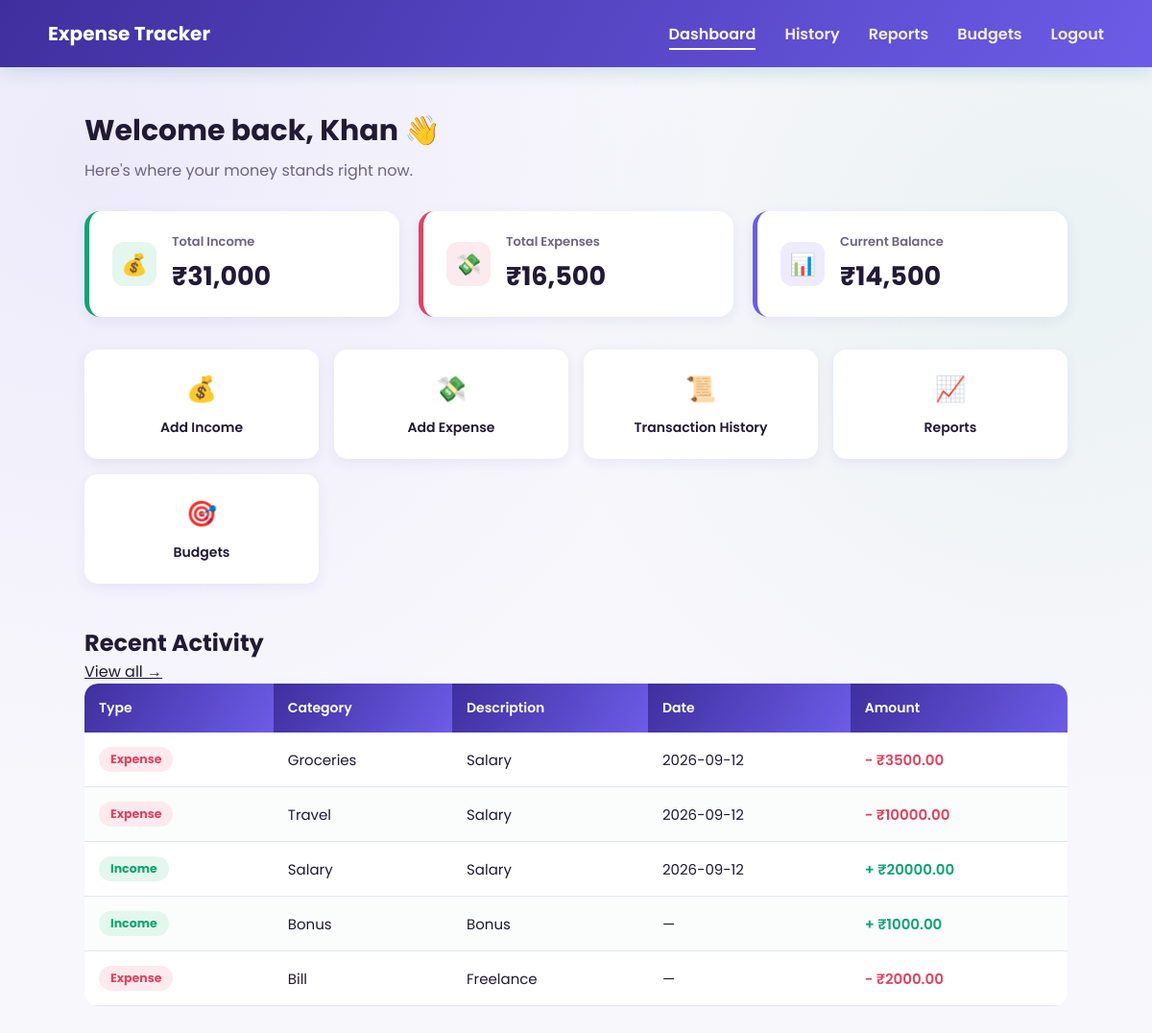
The page /dashboard (signed in) on the database as committed earlier.
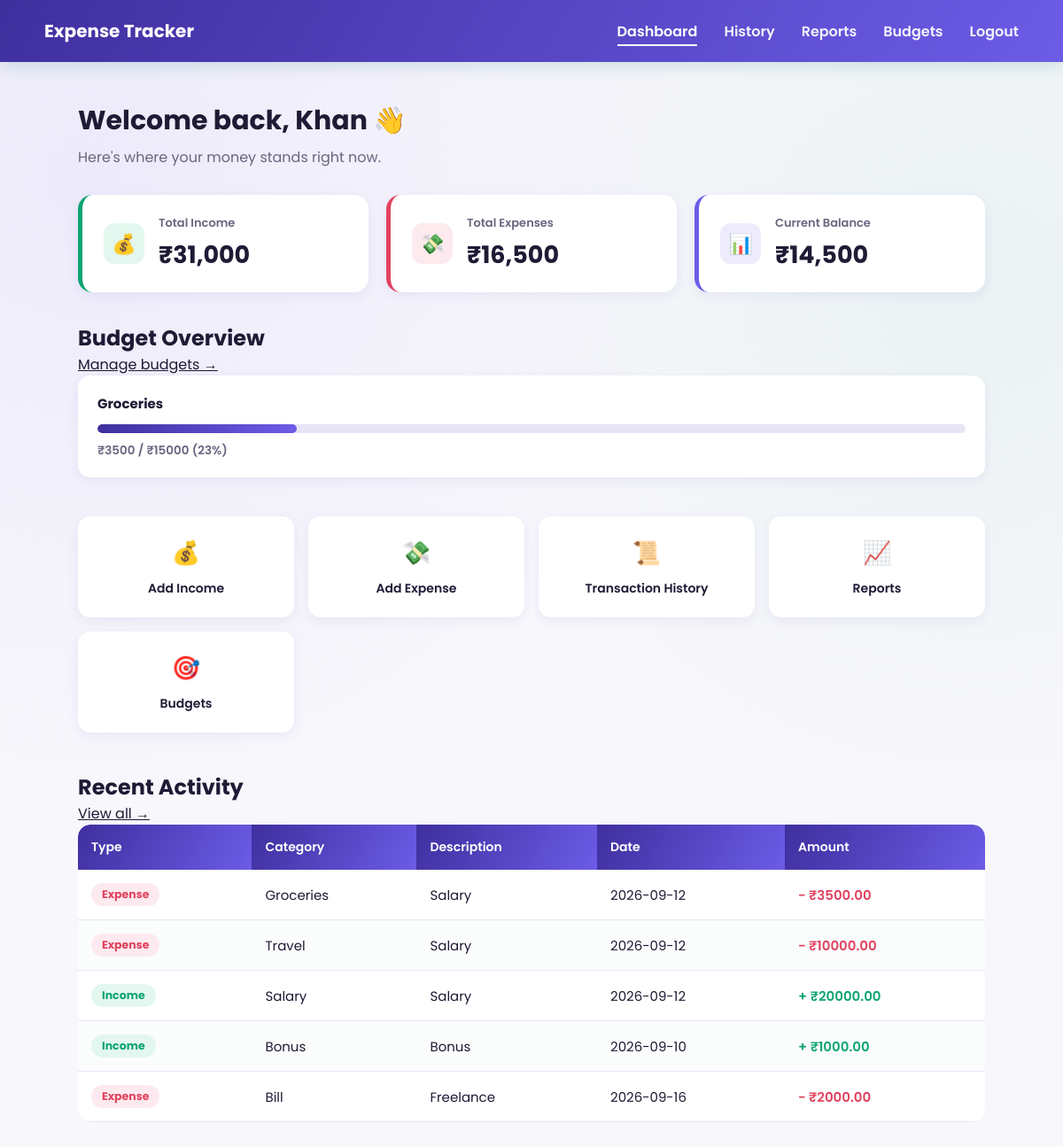
The same page on the database as committed later.
### tables this page shows
CREATE TABLE transactions(
    id INTEGER PRIMARY KEY AUTOINCREMENT,
    user_id INTEGER,
    type TEXT NOT NULL,
    amount REAL NOT NULL,
    category TEXT NOT NULL,
    description TEXT, date TEXT,
    FOREIGN KEY(user_id) REFERENCES users(id)
);

CREATE TABLE budgets (
            id INTEGER PRIMARY KEY AUTOINCREMENT,
            user_id INTEGER,
            category TEXT NOT NULL,
            monthly_limit REAL NOT NULL,
            FOREIGN KEY(user_id) REFERENCES users(id),
            UNIQUE(user_id, category)
        );

### app.py (the view)
@app.route("/dashboard")
@login_required
def dashboard():
    user_id = session["user_id"]
    conn = get_db()
    cursor = conn.cursor()
    cursor.execute("SELECT COALESCE(SUM(amount),0) FROM transactions WHERE type='Income' AND user_id=?", (user_id,))
    total_income = cursor.fetchone()[0]
    cursor.execute("SELECT COALESCE(SUM(amount),0) FROM transactions WHERE type='Expense' AND user_id=?", (user_id,))
    total_expense = cursor.fetchone()[0]
    cursor.execute("""
        SELECT id, type, amount, category, description, date
        FROM transactions
        WHERE user_id=?
        ORDER BY id DESC
        LIMIT 5
    """, (user_id,))
    recent = cursor.fetchall()
    conn.close()
    balance = total_income - total_expense
    budget_status = get_budget_status(user_id)
    return render_template(
        "dashboard.html",
        total_income=total_income,
        total_expense=total_expense,
        balance=balance,
        recent=recent,
        budget_status=budget_status
    )

### app.py (called while the page is built)
def get_db():
    conn = sqlite3.connect(DB_NAME)
    conn.row_factory = sqlite3.Row
    return conn

def login_required(view_func):
    @wraps(view_func)
    def wrapped(*args, **kwargs):
        if "user_id" not in session:
            flash("Please log in to continue.")
            return redirect(url_for("login"))
        return view_func(*args, **kwargs)
    return wrapped

@app.context_processor
def inject_user():
    return {"current_user_name": session.get("user_name")}

### templates/dashboard.html (shortened to what this page needs)
<!DOCTYPE html>
<html lang="en">
<head>
    <link rel="stylesheet"
        href="{{ url_for('static', filename='css/style.css') }}">
</head>
<body>
    <nav>
        <h2>Expense Tracker</h2>
        <ul>
            <li><a href="{{ url_for('dashboard') }}" class="active">Dashboard</a></li>
            <li><a href="{{ url_for('transaction_history') }}">History</a></li>
            <li><a href="{{ url_for('reports') }}">Reports</a></li>
            <li><a href="{{ url_for('budgets') }}">Budgets</a></li>
            <li><a href="{{ url_for('logout') }}">Logout</a></li>
        </ul>
    </nav>
    <section class="dashboard-page">
        <div class="dashboard-greeting">
            <h1>Welcome back{% if current_user_name %}, {{ current_user_name.split(' ')[0] }}{% endif %} 👋</h1>
            <p>Here's where your money stands right now.</p>
        </div>
        <div class="stat-grid">
            <div class="dashboard-card income-card-dash">
                <div class="dash-icon">💰</div>
                <div>
                    <h3>Total Income</h3>
                    <h2 data-count="{{ total_income }}" data-prefix="₹">₹0</h2>
                </div>
            </div>
            <div class="dashboard-card expense-card-dash">
                <div class="dash-icon">💸</div>
                <div>
                    <h3>Total Expenses</h3>
                    <h2 data-count="{{ total_expense }}" data-prefix="₹">₹0</h2>
                </div>
            </div>
            <div class="dashboard-card balance-card-dash">
                <div class="dash-icon">📊</div>
                <div>
                    <h3>Current Balance</h3>
                    <h2 data-count="{{ balance }}" data-prefix="₹">₹0</h2>
                </div>
            </div>
        </div>
        {% if budget_status %}
        <div class="section-title">
            <h2>Budget Overview</h2>
            <a href="{{ url_for('budgets') }}">Manage budgets →</a>
        </div>
        <div class="budget-list dashboard-budget-list">
            {% for b in budget_status %}
            <div class="budget-item-card">
                <div class="budget-item-head">
                    <span class="budget-cat-name">{{ b.category }}</span>
                </div>
                <div class="budget-progress-track">
                    <div class="budget-progress-fill {{ 'over-budget' if b.over else '' }}" style="width: {{ b.percent }}%;"></div>
                </div>
                <div class="budget-item-foot {{ 'over-budget-text' if b.over else '' }}">
                    ₹{{ "%.0f"|format(b.spent) }} / ₹{{ "%.0f"|format(b.limit) }}
                    {% if b.over %} — over!{% else %} ({{ b.percent }}%){% endif %}
                </div>
            </div>
            {% endfor %}
        </div>
        {% endif %}
        <div class="quick-actions-grid">
            <a href="/add_income" class="quick-action-card">
                <span class="qa-icon">💰</span>
                <span>Add Income</span>
            </a>
            <a href="/add_expense" class="quick-action-card">
                <span class="qa-icon">💸</span>
                <span>Add Expense</span>
            </a>
            <a href="/transaction_history" class="quick-action-card">
                <span class="qa-icon">📜</span>
                <span>Transaction History</span>
            </a>
            <a href="/reports" class="quick-action-card">
                <span class="qa-icon">📈</span>
                <span>Reports</span>
            </a>
            <a href="/budgets" class="quick-action-card">
                <span class="qa-icon">🎯</span>
                <span>Budgets</span>
            </a>
        </div>
        <div class="section-title">
            <h2>Recent Activity</h2>
            <a href="{{ url_for('transaction_history') }}">View all →</a>
        </div>
        <div class="table-wrap">
            {% if recent %}
            <table class="history-table">
                <thead>
                    <tr><th>Type</th><th>Category</th><th>Description</th><th>Date</th><th>Amount</th></tr>
                </thead>
                <tbody>
                    {% for t in recent %}
                    <tr>
                        <td><span class="type-badge {{ 'income' if t[1]=='Income' else 'expense' }}">{{ t[1] }}</span></td>
                        <td>{{ t[3] }}</td>
                        <td>{{ t[4] or '—' }}</td>
                        <td>{{ t[5] or '—' }}</td>
                        <td class="amount-cell {{ 'income' if t[1]=='Income' else 'expense' }}">
                            {{ '+' if t[1]=='Income' else '−' }} ₹{{ "%.2f"|format(t[2]) }}
                        </td>
                    </tr>
                    {% endfor %}
                </tbody>
            </table>
            {% else %}
            <div class="empty-state">No transactions yet — add your first income or expense above.</div>
            {% endif %}
        </div>
    </section>
</body>
</html>

Rows that differ between the two databases and show on the page:
added budgets: category "Groceries", spent "3500", limit "15000", percent "23"
changed transactions "Bonus": date "—" → "2026-09-10"
changed transactions "Bill": date "—" → "2026-09-16"
Other text that changed with them:
text now shown: "Budget Overview Manage budgets →"
